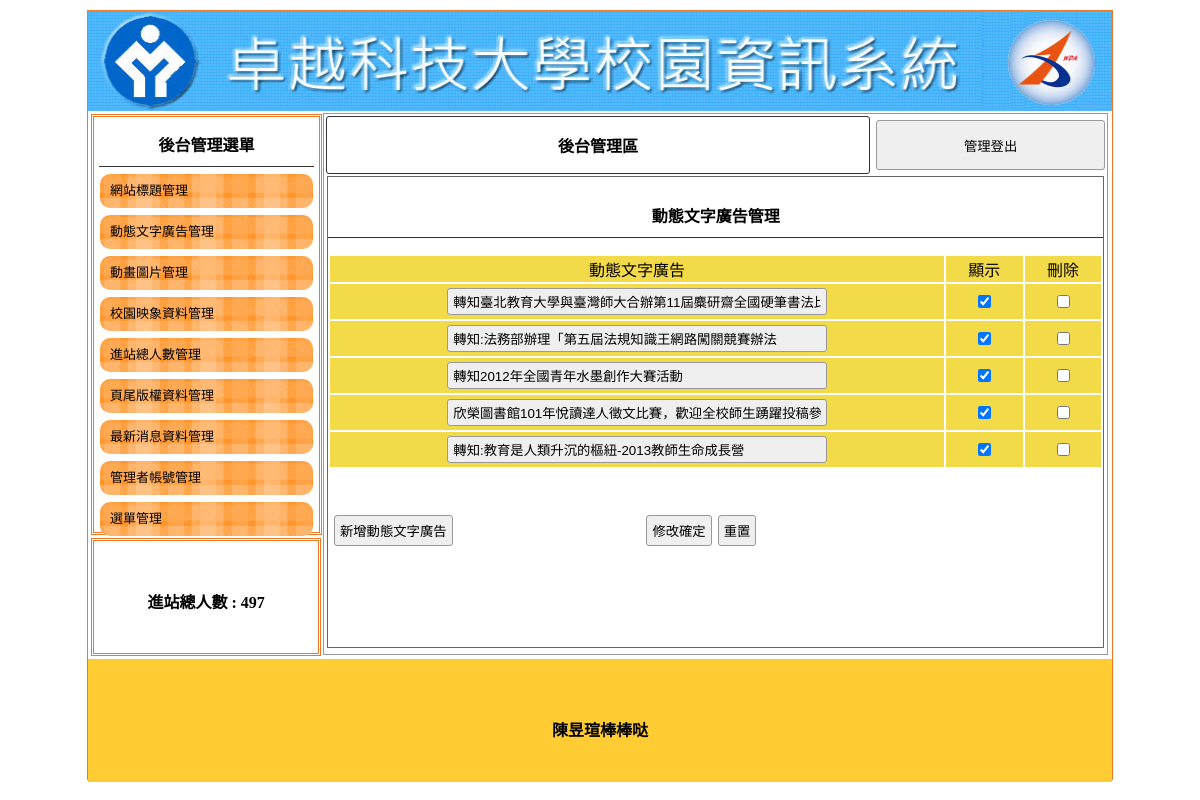
/admin.php?do=admin&redo=ad, run on an earlier commit of the app's database.
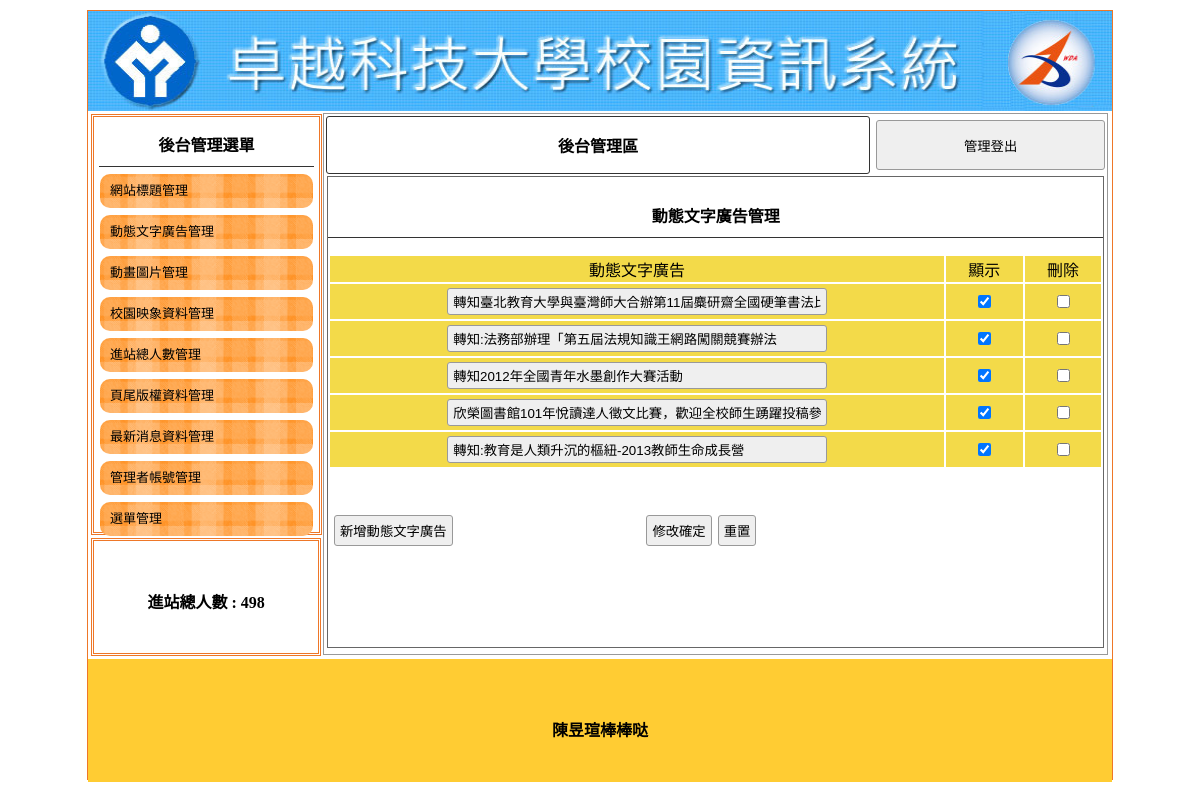
And on a later commit of the database.
### tables this page shows
CREATE TABLE `people` (
  `people_seq` int(10) UNSIGNED NOT NULL,
  `people_num` int(10) NOT NULL
);

### a_marquee.php (the view, shortened to what this page needs)
							   <div style="width:99%; height:87%; margin:auto; overflow:auto; border:#666 1px solid;">
                                    <p class="t cent botli">動態文字廣告管理</p>
        <form method="POST" >
    <table width="100%">
    	<tr class="yel">
        	<td width="80%">動態文字廣告</td><td width="10%">顯示</td><td width="10%">刪除</td>
                    </tr>
<?php
$sql = "select * from a_marquee " ;
$c1 = mysqli_query($link,$sql) ;
$c2 = mysqli_fetch_assoc($c1) ;
?>
<?php do{ ?>
    <tr class="yel">
    <td width="80%"><input style="width:60%;" type="text" value="<?=$c2['a_marquee_txt']?>" name="word[]" /></td>
    <td width="10%"><input type="checkbox" value="<?=$c2['a_marquee_seq']?>" name="myupdate[]" <?php if($c2['a_marquee_display'] == 1 ){ ?> checked <?php } ?>  /> </td>
    <td width="10%"><input type="checkbox" value="<?=$c2['a_marquee_seq']?>" name="delete[]" /> </td>
    </tr>
<?php }while($c2 = mysqli_fetch_assoc($c1)); ?>
  </table>
           <table style="margin-top:40px; width:70%;">
     <tr>
      <td width="200px"><input type="button" onclick="op(&#39;#cover&#39;,&#39;#cvr&#39;,&#39;a_marquee_add.php?do=ad&#39;)" value="新增動態文字廣告"></td><td class="cent"><input type="submit" value="修改確定"><input type="reset" value="重置"></td>
     </tr>
    </table>
        </form>
                                    </div>

### people.php (shortened to what this page needs)
<?php
if(empty($_SESSION["login"])){
    $sql = "update people set people_num = people_num + 1";
    mysqli_query($link,$sql);
}
$sql = "select * from people" ;
$c1 = mysqli_query($link,$sql);
$c2 = mysqli_fetch_assoc($c1);
echo $c2["people_num"];
?>

What changed in the data, as far as the page shows it:
changed people: people_num "497" → "498"
